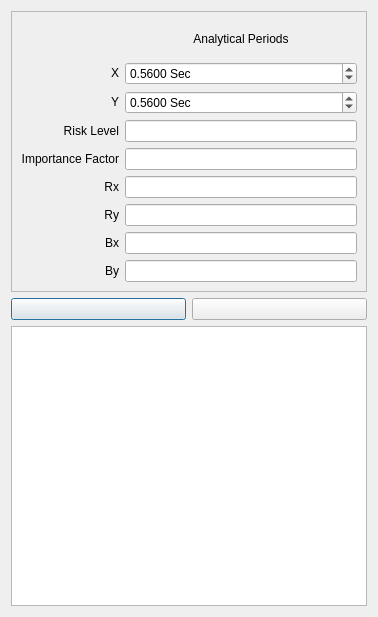
<?xml version="1.0" encoding="UTF-8"?>
<ui version="4.0">
 <class>Dialog</class>
 <widget class="QDialog" name="Dialog">
  <property name="geometry">
   <rect>
    <x>0</x>
    <y>0</y>
    <width>378</width>
    <height>617</height>
   </rect>
  </property>
  <property name="windowTitle">
   <string>Calculate C Factor</string>
  </property>
  <property name="windowIcon">
   <iconset resource="../civiltools.qrc">
    <normaloff>:/civiltools/images/earthquake.svg</normaloff>:/civiltools/images/earthquake.svg</iconset>
  </property>
  <layout class="QVBoxLayout" name="verticalLayout">
   <item>
    <widget class="QFrame" name="frame">
     <property name="sizePolicy">
      <sizepolicy hsizetype="Expanding" vsizetype="Expanding">
       <horstretch>0</horstretch>
       <verstretch>0</verstretch>
      </sizepolicy>
     </property>
     <property name="layoutDirection">
      <enum>Qt::LeftToRight</enum>
     </property>
     <property name="frameShape">
      <enum>QFrame::StyledPanel</enum>
     </property>
     <property name="frameShadow">
      <enum>QFrame::Raised</enum>
     </property>
     <layout class="QGridLayout" name="gridLayout">
      <item row="0" column="1">
       <widget class="QLabel" name="label">
        <property name="text">
         <string>Analytical Periods</string>
        </property>
        <property name="alignment">
         <set>Qt::AlignCenter</set>
        </property>
       </widget>
      </item>
      <item row="1" column="0">
       <widget class="QLabel" name="label_11">
        <property name="text">
         <string>&lt;html&gt;&lt;head/&gt;&lt;body&gt;&lt;p&gt;X&lt;/p&gt;&lt;/body&gt;&lt;/html&gt;</string>
        </property>
        <property name="alignment">
         <set>Qt::AlignRight|Qt::AlignTrailing|Qt::AlignVCenter</set>
        </property>
       </widget>
      </item>
      <item row="1" column="1">
       <widget class="QDoubleSpinBox" name="xTAnalaticalSpinBox">
        <property name="layoutDirection">
         <enum>Qt::LeftToRight</enum>
        </property>
        <property name="suffix">
         <string> Sec</string>
        </property>
        <property name="decimals">
         <number>4</number>
        </property>
        <property name="minimum">
         <double>0.010000000000000</double>
        </property>
        <property name="maximum">
         <double>10.000000000000000</double>
        </property>
        <property name="singleStep">
         <double>0.050000000000000</double>
        </property>
        <property name="value">
         <double>0.560000000000000</double>
        </property>
       </widget>
      </item>
      <item row="2" column="0">
       <widget class="QLabel" name="label_10">
        <property name="text">
         <string>&lt;html&gt;&lt;head/&gt;&lt;body&gt;&lt;p&gt;Y&lt;/p&gt;&lt;/body&gt;&lt;/html&gt;</string>
        </property>
        <property name="alignment">
         <set>Qt::AlignRight|Qt::AlignTrailing|Qt::AlignVCenter</set>
        </property>
       </widget>
      </item>
      <item row="2" column="1">
       <widget class="QDoubleSpinBox" name="yTAnalaticalSpinBox">
        <property name="layoutDirection">
         <enum>Qt::LeftToRight</enum>
        </property>
        <property name="suffix">
         <string> Sec</string>
        </property>
        <property name="decimals">
         <number>4</number>
        </property>
        <property name="minimum">
         <double>0.010000000000000</double>
        </property>
        <property name="maximum">
         <double>10.000000000000000</double>
        </property>
        <property name="singleStep">
         <double>0.050000000000000</double>
        </property>
        <property name="value">
         <double>0.560000000000000</double>
        </property>
       </widget>
      </item>
      <item row="3" column="0">
       <widget class="QLabel" name="label_2">
        <property name="text">
         <string>Risk Level</string>
        </property>
        <property name="alignment">
         <set>Qt::AlignRight|Qt::AlignTrailing|Qt::AlignVCenter</set>
        </property>
       </widget>
      </item>
      <item row="3" column="1">
       <widget class="QLineEdit" name="risk_level">
        <property name="readOnly">
         <bool>true</bool>
        </property>
       </widget>
      </item>
      <item row="4" column="0">
       <widget class="QLabel" name="label_3">
        <property name="text">
         <string>Importance Factor</string>
        </property>
        <property name="alignment">
         <set>Qt::AlignRight|Qt::AlignTrailing|Qt::AlignVCenter</set>
        </property>
       </widget>
      </item>
      <item row="4" column="1">
       <widget class="QLineEdit" name="importance_factor">
        <property name="readOnly">
         <bool>true</bool>
        </property>
       </widget>
      </item>
      <item row="5" column="0">
       <widget class="QLabel" name="label_4">
        <property name="text">
         <string>Rx</string>
        </property>
        <property name="alignment">
         <set>Qt::AlignRight|Qt::AlignTrailing|Qt::AlignVCenter</set>
        </property>
       </widget>
      </item>
      <item row="5" column="1">
       <widget class="QLineEdit" name="rx">
        <property name="readOnly">
         <bool>true</bool>
        </property>
       </widget>
      </item>
      <item row="6" column="0">
       <widget class="QLabel" name="label_5">
        <property name="text">
         <string>Ry</string>
        </property>
        <property name="alignment">
         <set>Qt::AlignRight|Qt::AlignTrailing|Qt::AlignVCenter</set>
        </property>
       </widget>
      </item>
      <item row="6" column="1">
       <widget class="QLineEdit" name="ry">
        <property name="readOnly">
         <bool>true</bool>
        </property>
       </widget>
      </item>
      <item row="7" column="0">
       <widget class="QLabel" name="label_7">
        <property name="text">
         <string>Bx</string>
        </property>
        <property name="alignment">
         <set>Qt::AlignRight|Qt::AlignTrailing|Qt::AlignVCenter</set>
        </property>
       </widget>
      </item>
      <item row="7" column="1">
       <widget class="QLineEdit" name="bx">
        <property name="readOnly">
         <bool>true</bool>
        </property>
       </widget>
      </item>
      <item row="8" column="0">
       <widget class="QLabel" name="label_6">
        <property name="text">
         <string>By</string>
        </property>
        <property name="alignment">
         <set>Qt::AlignRight|Qt::AlignTrailing|Qt::AlignVCenter</set>
        </property>
       </widget>
      </item>
      <item row="8" column="1">
       <widget class="QLineEdit" name="by">
        <property name="readOnly">
         <bool>true</bool>
        </property>
       </widget>
      </item>
     </layout>
    </widget>
   </item>
   <item>
    <layout class="QHBoxLayout" name="horizontalLayout">
     <item>
      <widget class="QPushButton" name="apply_to_etabs">
       <property name="text">
        <string/>
       </property>
       <property name="icon">
        <iconset resource="../civiltools.qrc">
         <normaloff>:/civiltools/images/etabs.png</normaloff>:/civiltools/images/etabs.png</iconset>
       </property>
       <property name="iconSize">
        <size>
         <width>80</width>
         <height>80</height>
        </size>
       </property>
      </widget>
     </item>
     <item>
      <widget class="QPushButton" name="export_to_word">
       <property name="text">
        <string/>
       </property>
       <property name="icon">
        <iconset resource="../civiltools.qrc">
         <normaloff>:/civiltools/images/word.svg</normaloff>:/civiltools/images/word.svg</iconset>
       </property>
       <property name="iconSize">
        <size>
         <width>80</width>
         <height>80</height>
        </size>
       </property>
      </widget>
     </item>
    </layout>
   </item>
   <item>
    <widget class="QTableView" name="structure_properties_table">
     <property name="enabled">
      <bool>true</bool>
     </property>
     <property name="minimumSize">
      <size>
       <width>0</width>
       <height>0</height>
      </size>
     </property>
     <property name="layoutDirection">
      <enum>Qt::RightToLeft</enum>
     </property>
    </widget>
   </item>
  </layout>
 </widget>
 <resources>
  <include location="../civiltools.qrc"/>
 </resources>
 <connections/>
</ui>
